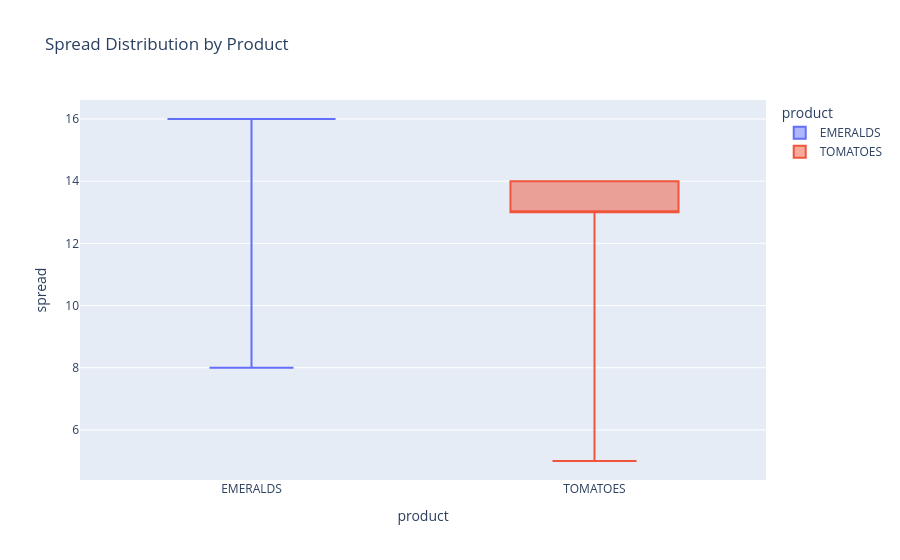

The cell this chart's notebook holds for it:
### Code cell
fig_spread_dist = px.box(
    df,
    x='product',
    y='spread',
    color='product',
    points=False,
    title='Spread Distribution by Product',
)
fig_spread_dist.show()

### Figure 1 — Plotly figure (JSON) as saved in the notebook; plotly's stock layout.template omitted (floating-point values rounded to 4 significant figures; data arrays with more than 128 entries replaced by an {"elided": "..."} marker saying what was removed)
{"data": [{"alignmentgroup": "True", "boxpoints": false, "hovertemplate": "product=%{x}<br>spread=%{y}<extra></extra>", "legendgroup": "EMERALDS", "marker": {"color": "#636efa"}, "name": "EMERALDS", "notched": false, "offsetgroup": "EMERALDS", "orientation": "v", "showlegend": true, "x": {"elided": "20000 str values"}, "x0": " ", "xaxis": "x", "y": {"elided": "20000 int values"}, "y0": " ", "yaxis": "y", "type": "box"}, {"alignmentgroup": "True", "boxpoints": false, "hovertemplate": "product=%{x}<br>spread=%{y}<extra></extra>", "legendgroup": "TOMATOES", "marker": {"color": "#EF553B"}, "name": "TOMATOES", "notched": false, "offsetgroup": "TOMATOES", "orientation": "v", "showlegend": true, "x": {"elided": "20000 str values"}, "x0": " ", "xaxis": "x", "y": {"elided": "20000 int values"}, "y0": " ", "yaxis": "y", "type": "box"}], "layout": {"xaxis": {"anchor": "y", "domain": [0.0, 1.0], "title": {"text": "product"}, "categoryorder": "array", "categoryarray": ["EMERALDS", "TOMATOES"]}, "yaxis": {"anchor": "x", "domain": [0.0, 1.0], "title": {"text": "spread"}}, "legend": {"title": {"text": "product"}, "tracegroupgap": 0}, "title": {"text": "Spread Distribution by Product"}, "boxmode": "overlay"}}
